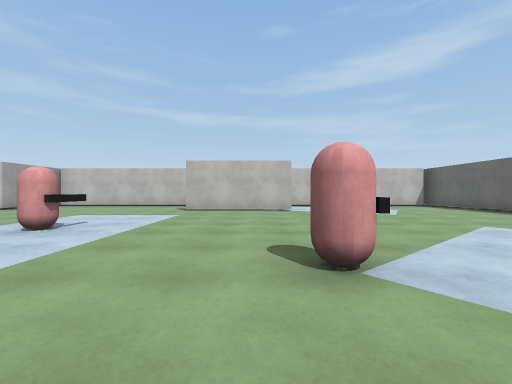
view 1 (above)

16 first-person views from a walk through a 3-D level made in the Unity game engine. The camera is 1.2 m above the floor, looks level and sees 90° across. The floor is counted in squares, 2 m on a side. Each view is taken from the middle of a square. On the plan, view 1 faces up. The plan holds only what a view shows up to about 9 squares ahead; the rest is blank. The player character is not drawn. Door leaves are left out, so doorways stand open. Surface patterns are stand-ins for the level's own textures.

view 2
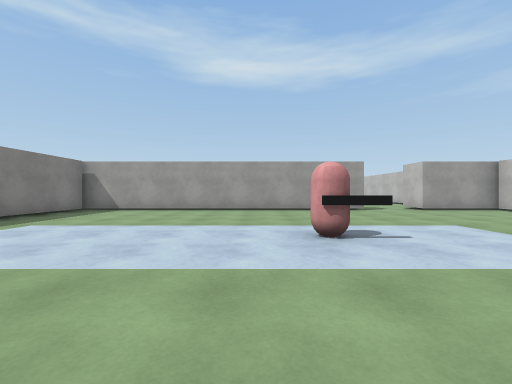

view 3
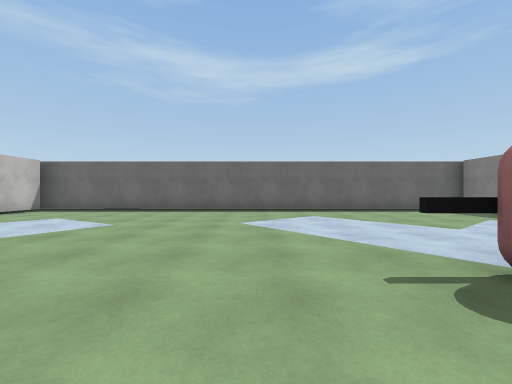

view 4
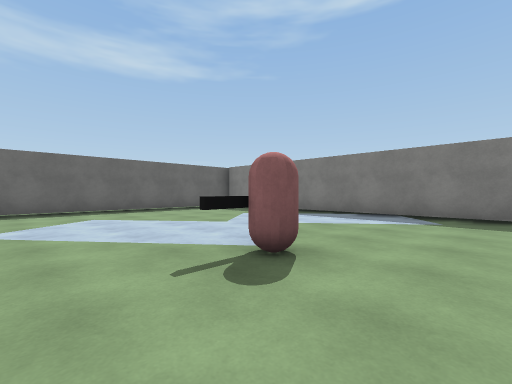

view 5
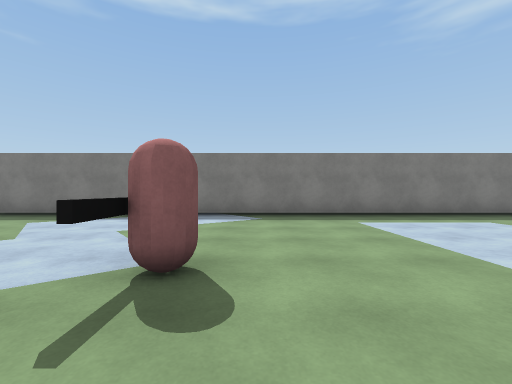

view 6
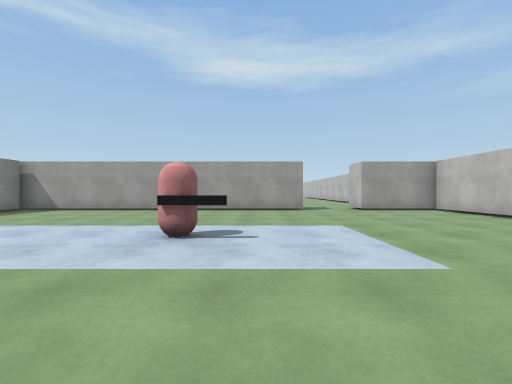

view 7
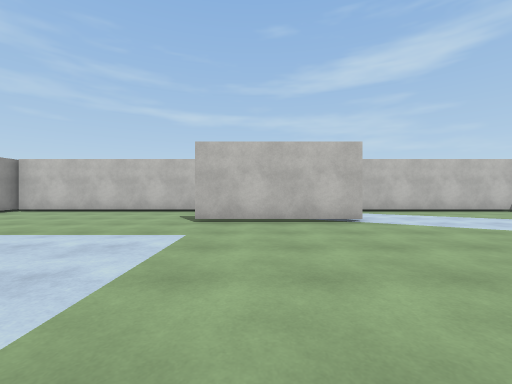

view 8
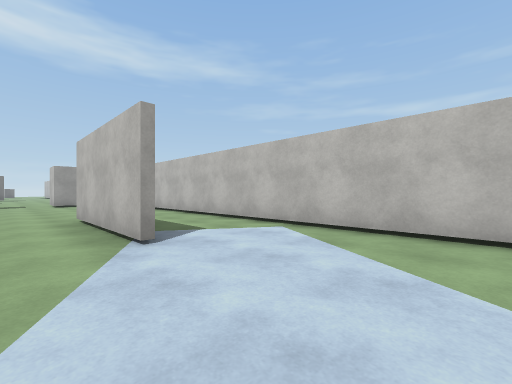

view 9
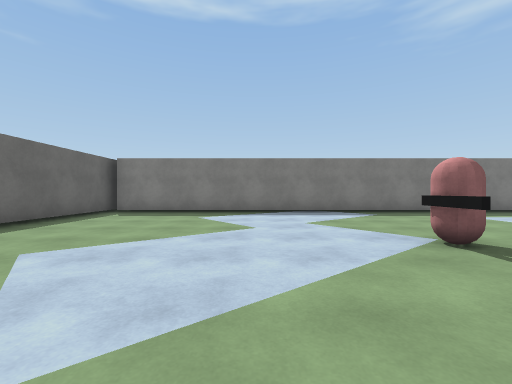

view 10
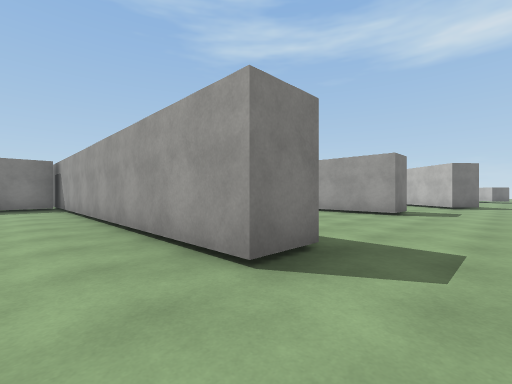

view 11
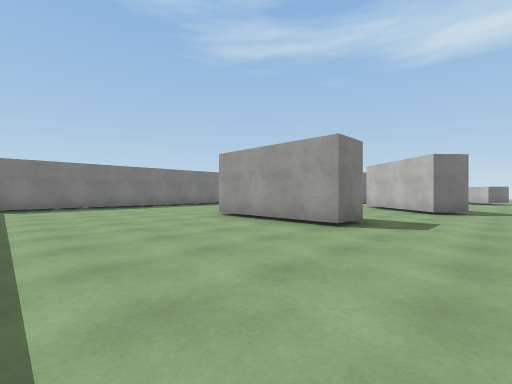

view 12
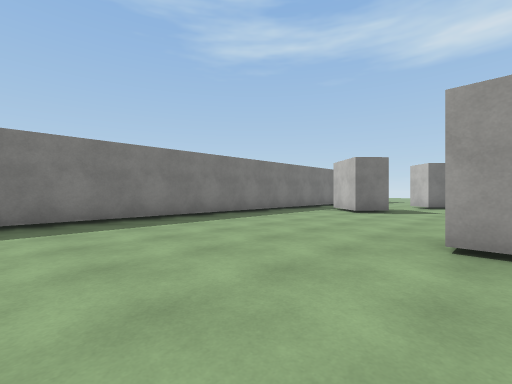

view 13
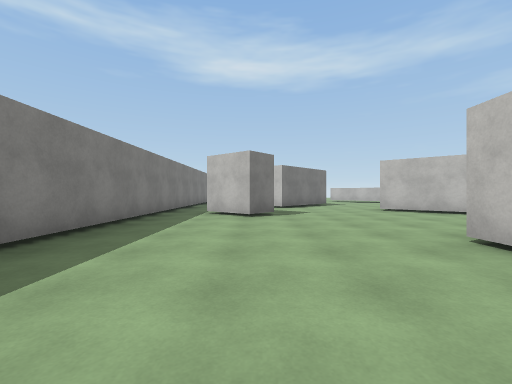

view 14
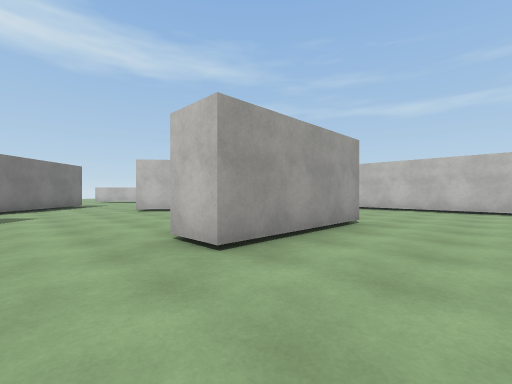

view 15
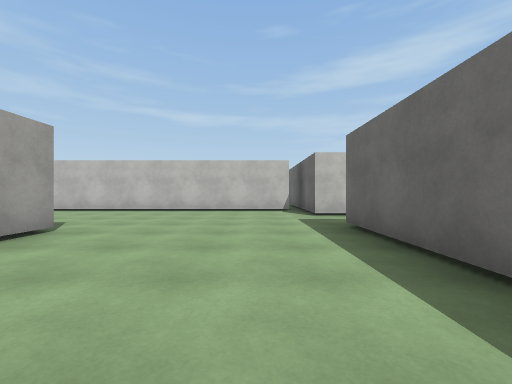

view 16
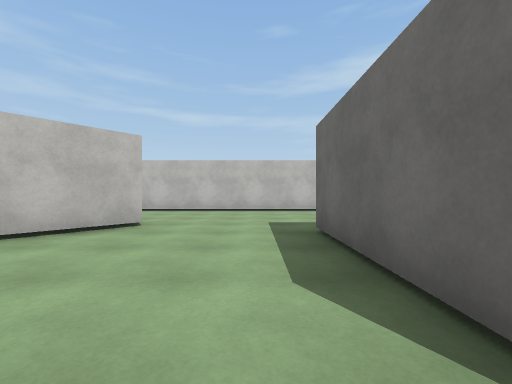

### Floor plan
Points are (right, up) in squares from view 1. A wall is a line through its corners. A room is listed if a view was taken in it or the views show most of it. See-through windows are left out.
Room 1 (views 1, 2, 3, 4, 5, 6, 7, 8, 9, 10)
walls: (1.1, 8.1) (-2.2, 8.1); (-8.4, 6.5) (-8.4, -2.9); (7.1, 10.8) (-8.4, 10.8) (-8.4, 8.5); (7.4, -3) (7.4, 11.1); (-8.2, -2.6) (7.1, -2.6)
ways out: open door at (-8, 7.5) to room 2
objects: other object (-3, 4); other object (1, 2)
Room 2 (views 11, 12, 13, 14, 15, 16)
walls: (-15.1, 2.9) (-15.1, 5.9) (-14.1, 5.9) (-14.1, 2.5) (-15.1, 2.5); (-9.4, 3.5) (-9.4, 6.5) (-8.4, 6.5); (-18.9, 0.5) (-18.2, -0.1) (-19.2, -1.4); (-18.8, 7.2) (-18, 6.5) (-20.2, 4); (-8.4, 8.5) (-9.4, 8.5) (-9.4, 9.8); (-9.9, 10.1) (-17.6, 10.1); (-18.5, -2.6) (-10, -2.6)
ways out: open door at (-8, 7.5) to room 1; opening at (-20.8, 1); opening at (-19, -2); opening at (-18.5, 8.5)

Positions as (right, up) in squares from view 1, and headings:
1: (0, 0), facing up
2: (0, 3), facing left
3: (-1, 4), facing right
4: (-1, 4), facing down-right
5: (0, 4), facing down
6: (0, 5), facing left
7: (-1, 3), facing up
8: (4, 7), facing up-left
9: (3, 5), facing down
10: (-7, 8), facing down-left
11: (-10, 8), facing down-left
12: (-11, 3), facing down-left
13: (-12, 0), facing left
14: (-12, 1), facing up-left
15: (-11, 2), facing up
16: (-16, 2), facing up
